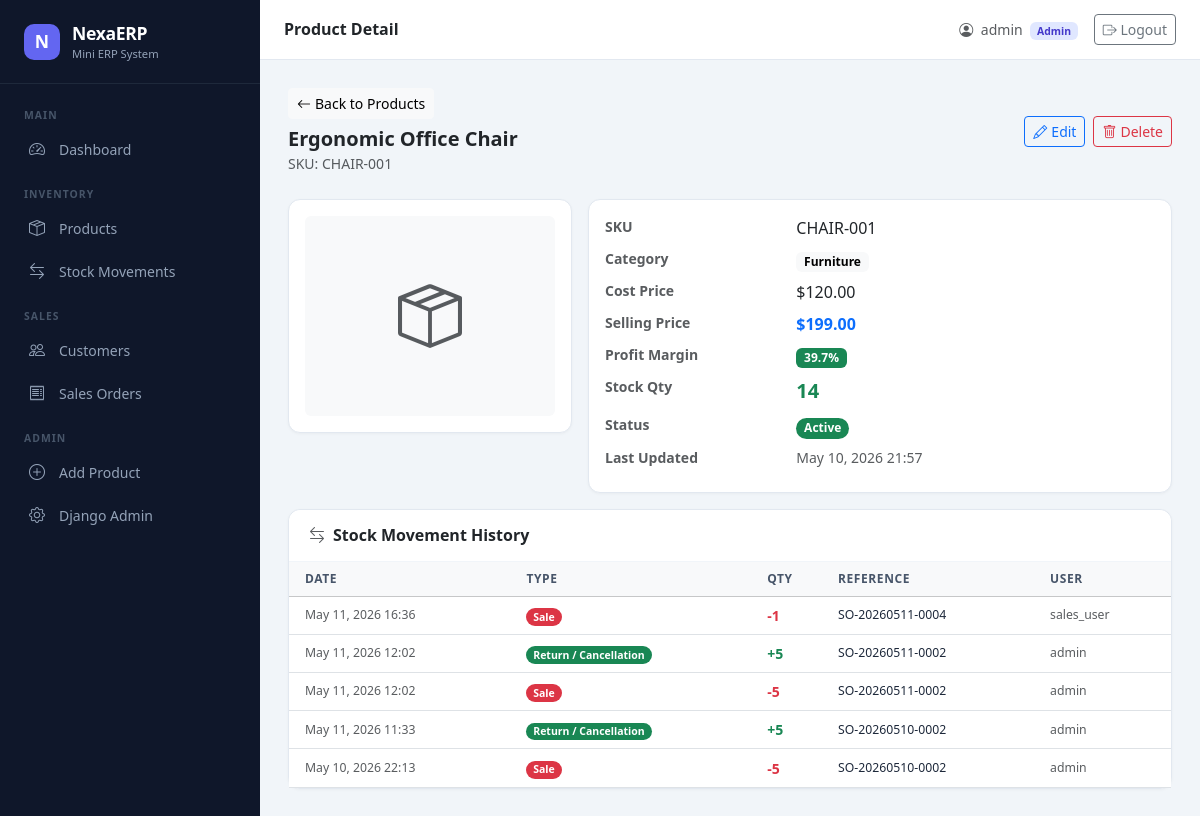
Before: /products/6/ (signed in) with the older database file.
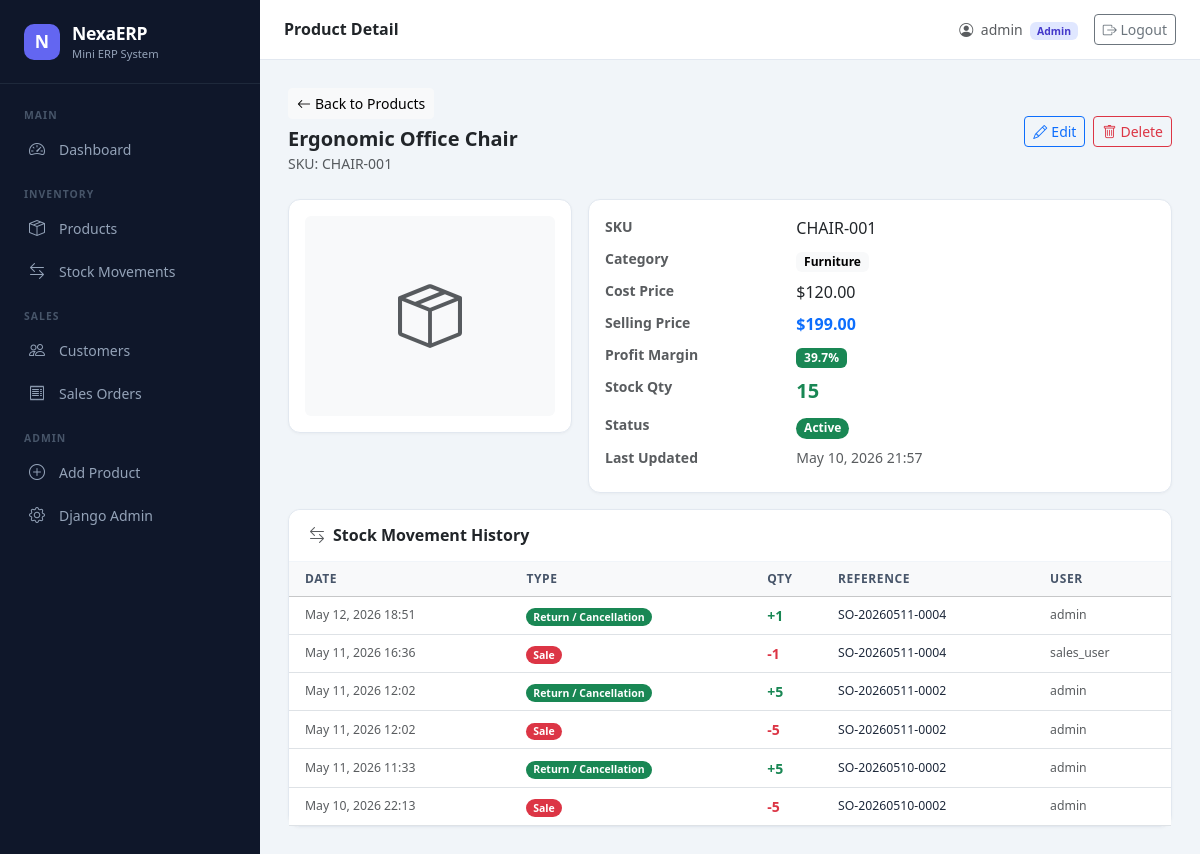
After: the same page with the newer database file.
### products/models.py (models this page shows, shortened)
class Product(models.Model):
    sku = models.CharField(max_length=100, unique=True)
    name = models.CharField(max_length=255)
    category = models.CharField(max_length=100)
    cost_price = models.DecimalField(max_digits=12, decimal_places=2)
    selling_price = models.DecimalField(max_digits=12, decimal_places=2)
    stock_qty = models.IntegerField(default=0)
    image = models.ImageField(upload_to='products/', blank=True, null=True)
    image_hash = models.CharField(
        max_length=64,
        blank=True,
        null=True,
    )
    is_active = models.BooleanField(default=True)
    created_at = models.DateTimeField(auto_now_add=True)
    updated_at = models.DateTimeField(auto_now=True)
    class Meta:
        ordering = ['name']
    @property
    def is_low_stock(self):
        return self.stock_qty <= 10
    @property
    def profit_margin(self):
        if self.selling_price > 0:
            return (
                (self.selling_price - self.cost_price)
                / self.selling_price
            ) * 100
        return 0

### movements/models.py (models this page shows, shortened)
class StockMovement(models.Model):
    MOVEMENT_TYPES = [
        ('sale', 'Sale'),
        ('return', 'Return / Cancellation'),
        ('adjustment', 'Manual Adjustment'),
        ('purchase', 'Purchase / Restock'),
    ]
    product = models.ForeignKey('products.Product', on_delete=models.PROTECT, related_name='movements')
    qty = models.IntegerField(help_text='Positive = stock in, Negative = stock out')
    movement_type = models.CharField(max_length=20, choices=MOVEMENT_TYPES)
    reference = models.CharField(max_length=100, blank=True, help_text='e.g. Order number')
    user = models.ForeignKey(User, on_delete=models.SET_NULL, null=True, blank=True)
    timestamp = models.DateTimeField(auto_now_add=True)
    notes = models.TextField(blank=True)
    class Meta:
        ordering = ['-timestamp']

### products/views.py (the view)
# urls.py: path('<int:pk>/', ProductDetailView.as_view(), name='products_detail'),
class ProductDetailView(SalesOrAdminMixin, DetailView):
    model = Product
    template_name = 'products/product_detail.html'
    context_object_name = 'product'

### core/mixins.py (called while the page is built)
    def dispatch(self, request, *args, **kwargs):
        if not request.user.is_authenticated:
            return self.handle_no_permission()
        return super().dispatch(request, *args, **kwargs)

### products/templates/products/product_detail.html (shortened to what the changed rows need)
{% extends "base.html" %}
{% load humanize %}
{% block content %}
<div class="d-flex justify-content-between align-items-center mb-4">
    <div>
        <a href="{% url 'products_list' %}" class="btn btn-sm btn-light mb-2">
            <i class="bi bi-arrow-left me-1"></i>Back to Products
        </a>
        <h5 class="fw-bold mb-0">{{ product.name }}</h5>
        <span class="text-muted small">SKU: {{ product.sku }}</span>
    </div>
</div>
<div class="row g-3">
    <div class="col-md-8">
        <div class="card h-100">
            <div class="card-body">
                <dl class="row mb-0">
                    <dt class="col-sm-4 text-muted small fw-semibold">SKU</dt>
                    <dd class="col-sm-8">{{ product.sku }}</dd>
                    <dt class="col-sm-4 text-muted small fw-semibold">Category</dt>
                    <dd class="col-sm-8"><span class="badge text-bg-light">{{ product.category }}</span></dd>
                    <dt class="col-sm-4 text-muted small fw-semibold">Cost Price</dt>
                    <dd class="col-sm-8">${{ product.cost_price|floatformat:2|intcomma }}</dd>
                    <dt class="col-sm-4 text-muted small fw-semibold">Selling Price</dt>
                    <dd class="col-sm-8 fw-bold text-primary">${{ product.selling_price|floatformat:2|intcomma }}</dd>
                    <dt class="col-sm-4 text-muted small fw-semibold">Profit Margin</dt>
                    <dd class="col-sm-8">
                        <span class="badge {% if product.profit_margin >= 20 %}bg-success{% elif product.profit_margin >= 10 %}bg-warning text-dark{% else %}bg-danger{% endif %}">
                            {{ product.profit_margin|floatformat:1 }}%
                        </span>
                    </dd>
                    <dt class="col-sm-4 text-muted small fw-semibold">Stock Qty</dt>
                    <dd class="col-sm-8">
                        <span class="fw-bold {% if product.is_low_stock %}text-danger{% else %}text-success{% endif %} fs-5">
                            {{ product.stock_qty }}
                        </span>
                    </dd>
                    <dt class="col-sm-4 text-muted small fw-semibold">Status</dt>
                    <dd class="col-sm-8">
                        {% if product.is_active %}
                        <span class="badge bg-success rounded-pill">Active</span>
                        {% else %}
                        <span class="badge bg-secondary rounded-pill">Inactive</span>
                        {% endif %}
                    </dd>
                    <dt class="col-sm-4 text-muted small fw-semibold">Last Updated</dt>
                    <dd class="col-sm-8 text-muted small">{{ product.updated_at|date:"M d, Y H:i" }}</dd>
                </dl>
            </div>
        </div>
    </div>
</div>
<div class="card mt-3">
    <div class="card-body p-0">
        <table class="table table-hover mb-0">
            <thead class="table-light">
                <tr>
                    <th class="ps-3">Date</th>
                    <th>Type</th>
                    <th>Qty</th>
                    <th>Reference</th>
                    <th>User</th>
                </tr>
            </thead>
            <tbody>
                {% for movement in product.movements.all|slice:":20" %}
                <tr>
                    <td class="ps-3 text-muted small">{{ movement.timestamp|date:"M d, Y H:i" }}</td>
                    <td>
                        <span class="badge rounded-pill
                            {% if movement.movement_type == 'sale' %}bg-danger
                            {% elif movement.movement_type == 'return' %}bg-success
                            {% elif movement.movement_type == 'purchase' %}bg-primary
                            {% else %}bg-secondary{% endif %}">
                            {{ movement.get_movement_type_display }}
                        </span>
                    </td>
                    <td class="fw-semibold {% if movement.qty > 0 %}text-success{% else %}text-danger{% endif %}">
                        {% if movement.qty > 0 %}+{% endif %}{{ movement.qty }}
                    </td>
                    <td class="small">{{ movement.reference|default:"—" }}</td>
                    <td class="small text-muted">{{ movement.user.username|default:"System" }}</td>
                </tr>
                {% empty %}
                <tr><td colspan="5" class="text-center text-muted py-4">No stock movements recorded.</td></tr>
                {% endfor %}
            </tbody>
        </table>
    </div>
</div>
{% endblock %}

Changed rows visible on the page:
changed Product "Ergonomic Office Chair": stock_qty "14" → "15"
added StockMovement: timestamp "May 12, 2026 18:51", movement_type "Return / Cancellation", qty "1", reference "SO-20260511-0004", user.username "admin"
